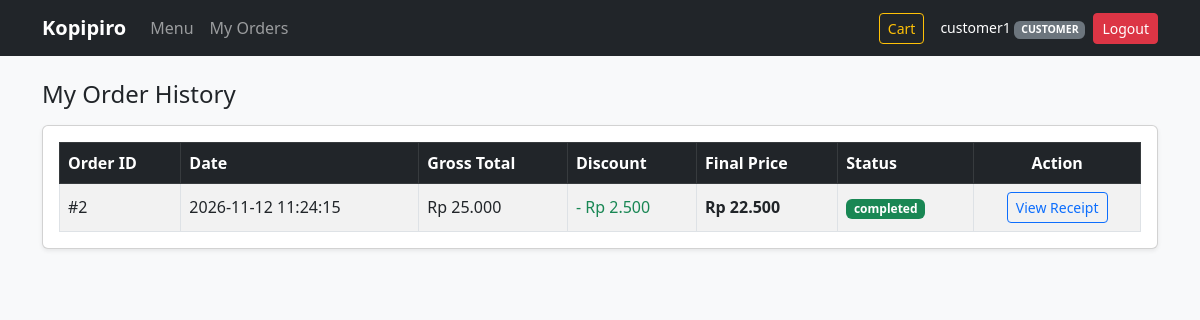
Screenshot of /order_history.php (signed in) with the database file from the repository.
### tables this page shows
CREATE TABLE `orders` (
  `id` int(11) NOT NULL AUTO_INCREMENT,
  `user_id` int(11) DEFAULT NULL,
  `cashier_id` int(11) DEFAULT NULL,
  `customer_name` varchar(100) NOT NULL,
  `total_price` int(11) NOT NULL,
  `discount_amount` int(11) NOT NULL DEFAULT 0,
  `final_price` int(11) NOT NULL,
  `status` enum('pending','completed','cancelled') NOT NULL DEFAULT 'pending',
  `created_at` timestamp NOT NULL DEFAULT current_timestamp(),
  PRIMARY KEY (`id`),
  KEY `user_id` (`user_id`),
  KEY `cashier_id` (`cashier_id`),
  CONSTRAINT `orders_ibfk_1` FOREIGN KEY (`user_id`) REFERENCES `users` (`id`) ON DELETE SET NULL,
  CONSTRAINT `orders_ibfk_2` FOREIGN KEY (`cashier_id`) REFERENCES `users` (`id`) ON DELETE SET NULL
);

### order_history.php (the view, shortened to what this page needs)
<?php
include 'config.php';
$user_id = $_SESSION['user_id'];
$stmt = mysqli_prepare($conn, "SELECT * FROM orders WHERE user_id = ? ORDER BY id DESC");
mysqli_stmt_bind_param($stmt, "i", $user_id);
mysqli_stmt_execute($stmt);
$orders = mysqli_stmt_get_result($stmt);
?>
<!DOCTYPE html>
<html lang="en">
<head>
    <link href="https://cdn.jsdelivr.net/npm/bootstrap@5.3.0/dist/css/bootstrap.min.css" rel="stylesheet">
</head>
<body class="bg-light">
    <?php include 'navbar.php'; ?>
    <div class="container mt-4 mb-5">
        <h4 class="mb-3">My Order History</h4>
        <div class="card shadow-sm">
            <div class="card-body">
                <div class="table-responsive">
                    <table class="table table-bordered table-striped align-middle mb-0">
                        <thead class="table-dark">
                            <tr>
                                <th>Order ID</th>
                                <th>Date</th>
                                <th>Gross Total</th>
                                <th>Discount</th>
                                <th>Final Price</th>
                                <th>Status</th>
                                <th class="text-center">Action</th>
                            </tr>
                        </thead>
                        <tbody>
                            <?php if (mysqli_num_rows($orders) === 0): ?>
                                <tr>
                                    <td colspan="7" class="text-center py-4 text-muted">You haven't placed any orders yet.</td>
                                </tr>
                            <?php else: ?>
                                <?php while ($o = mysqli_fetch_assoc($orders)): ?>
                                    <tr>
                                        <td>#<?= $o['id'] ?></td>
                                        <td><?= htmlspecialchars($o['created_at']) ?></td>
                                        <td>Rp <?= number_format($o['total_price'], 0, ',', '.') ?></td>
                                        <td>
                                            <?php if ($o['discount_amount'] > 0): ?>
                                                <span class="text-success">- Rp <?= number_format($o['discount_amount'], 0, ',', '.') ?></span>
                                            <?php else: ?>
                                                -
                                            <?php endif; ?>
                                        </td>
                                        <td><strong>Rp <?= number_format($o['final_price'], 0, ',', '.') ?></strong></td>
                                        <td>
                                            <span class="badge <?= $o['status'] === 'completed' ? 'bg-success' : ($o['status'] === 'cancelled' ? 'bg-danger' : 'bg-warning text-dark') ?>">
                                                <?= htmlspecialchars($o['status']) ?>
                                            </span>
                                        </td>
                                        <td class="text-center">
                                            <a href="confirmation_order.php?order_id=<?= $o['id'] ?>" class="btn btn-outline-primary btn-sm">View Receipt</a>
                                        </td>
                                    </tr>
                                <?php endwhile; ?>
                            <?php endif; ?>
                        </tbody>
                    </table>
                </div>
            </div>
        </div>
    </div>
</body>
</html>

### rows the page displays
orders: id "2", created_at "2026-11-12 11:24:15", total_price "25.000", discount_amount "2.500", final_price "22.500", status "completed"

### other values shown
$_SESSION['username'] "customer1"
$_SESSION['role'] "CUSTOMER"
